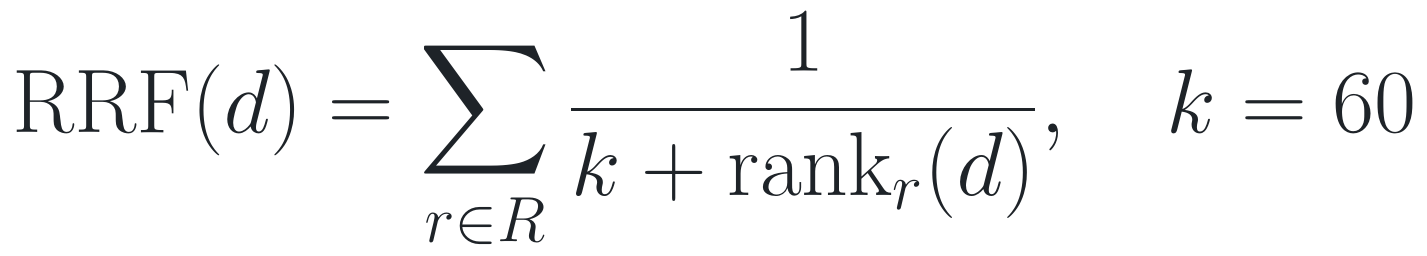
#> input picture equations/eq01_rrf@3x.png, 1427 x 256 px; its folder holds only this picture in this run
$ python -i figures.py   (imports and definitions only)
#> lines starting #> are read from the running program, lines starting #| are printed output that depends on the picture; after the words box and inside, x2 and y2 are one past the last pixel; in counts of white or black regions, pixels touching at a corner belong together
### deckbuild/papers.py
"""Paper registry, PDF download, arXiv title/license verification.

Every network step degrades gracefully: when arxiv.org is unreachable the
registry's `offline` fields (verified by web search on 2026-09-23) are used and
the paper is marked "PDF not available" so downstream steps insert placeholders
instead of figures and flag numbers as not page-verified.
"""
from __future__ import annotations

import html
import json
import re
import shutil
import subprocess
import urllib.error
import urllib.request
from dataclasses import dataclass, field, asdict
from pathlib import Path

ROOT = Path(__file__).resolve().parent.parent
PAPERS = ROOT / "papers"
UA = {"User-Agent": "fashion-search-deck-builder/1.0 (research deck; contact repo owner)"}


@dataclass
class Paper:
    key: str
    arxiv: str | None          # None for the local RSA manuscript
    expected_title: str
    short: str                 # short name for the reading list
    authors: str               # "Surname et al." as confirmed by title search
    year: int
    # What figure to take and how to find it (caption keywords, in priority order).
    want: str
    labels: list[str] = field(default_factory=list)      # explicit labels, e.g. ["Figure 1"]
    keywords: list[str] = field(default_factory=list)    # caption keywords if no label known
    id_note: str = ""          # ID corrections found during verification
    front: str = ""            # research front (section) this paper belongs to
    alt_pdf: str = ""          # non-arXiv PDF URL tried if arXiv fails (e.g. ACL Anthology)
    # Filled at run time
    title: str = ""
    title_source: str = ""
    license: str = "unknown"
    license_url: str = ""
    license_source: str = ""
    pdf: str = ""
    pdf_status: str = ""

    @property
    def cite(self) -> str:
        return f"{self.authors} ({self.year})"

    @property
    def abs_url(self) -> str:
        return f"https://arxiv.org/abs/{self.arxiv}" if self.arxiv else ""


REGISTRY: list[Paper] = [
    Paper("rsa", None,
          "Random Semantic Algebra: Compiling Latent Search Predicates over Low-Bit Substrates",
          "RSA: Compiled Semantic Predicates for ANN Search", "Al-Shater", 2026,
          "compiled semantic execution pipeline; candidate-budget frontier; live predicates inside HNSW",
          labels=["Figure 1", "Figure 4", "Table 7"]),
    Paper("acorn", "2403.04871",
          "ACORN: Performant and Predicate-Agnostic Search Over Vector Embeddings and Structured Data",
          "ACORN", "Patel et al.", 2024,
          "predicate-agnostic search / two-hop neighbor expansion, or recall vs. selectivity",
          keywords=["predicate subgraph", "two-hop", "neighbor expansion", "selectivity", "ACORN"]),
    Paper("curator", "2601.01291",
          "Curator: Efficient Vector Search with Low-Selectivity Filters",
          "Curator", "Jin et al.", 2026, "method overview",
          keywords=["overview", "architecture", "Curator", "index", "partition"]),
    Paper("favor", "2605.07770",
          "FAVOR: Efficient Filter-Agnostic Vector ANNS Based on Selectivity-Aware Exclusion Distances",
          "FAVOR", "Song et al.", 2026, "method overview",
          keywords=["overview", "framework", "FAVOR", "exclusion distance", "workflow"],
          id_note="No ID in brief; found by title search: 2605.07770"),
    Paper("ema", "2606.00734",
          "EMA: Approximate Nearest Neighbor Search with General Attribute Filtering and Dynamic Updates",
          "EMA", "EMA authors", 2026, "method overview",
          keywords=["overview", "framework", "EMA", "architecture", "index"],
          id_note="No ID in brief; found by title search: 2606.00734 (first author not visible in search results)"),
    Paper("fann_bench", "2507.21989",
          "Benchmarking Filtered Approximate Nearest Neighbor Search Algorithms on Transformer-based Embedding Vectors",
          "Filtered-ANN benchmark", "Iff et al.", 2025, "benchmark overview",
          keywords=["overview", "benchmark", "selectivity", "QPS"]),
    Paper("nevir_repro", "2502.13506",
          "Reproducing NevIR: Negation in Neural Information Retrieval",
          "Reproducing NevIR", "van den Elsen et al.", 2025,
          "main results showing negation performance",
          keywords=["pairwise accuracy", "NevIR", "results", "negation", "random"]),
    Paper("esens", "2608.30130",
          "E-SENS: Exclusion-Sensitive Penalization for Negative-Constraint Retrieval",
          "E-SENS", "Kim et al.", 2026, "method overview (query decomposition and trap penalty)",
          keywords=["overview", "trap", "decompos", "E-SENS", "framework"]),
    Paper("sae_embed", "2512.10092",
          "Interpretable Embeddings with Sparse Autoencoders: A Data Analysis Toolkit",
          "SAE embeddings toolkit", "Jiang et al.", 2025,
          "Figure 1: converting documents into interpretable SAE embeddings",
          labels=["Figure 1"], keywords=["SAE", "interpretable", "embedding"]),
    Paper("sae_dense", "2506.00041",
          "Decoding Dense Embeddings: Sparse Autoencoders for Interpreting and Discretizing Dense Retrieval",
          "Decoding dense embeddings (CL-SR)", "Park et al.", 2025, "method overview",
          keywords=["overview", "CL-SR", "framework", "sparse autoencoder", "pipeline"]),
    Paper("fashioniq", "1905.12794",
          "Fashion IQ: A New Dataset Towards Retrieving Images by Natural Language Feedback",
          "Fashion IQ", "Wu et al.", 2019,
          "dataset examples (reference image, relative caption, target image)",
          keywords=["example", "relative caption", "reference", "target", "dataset"]),
    Paper("cmr_survey", "2503.01334",
          "Composed Multi-modal Retrieval: A Survey of Approaches and Applications",
          "Composed multi-modal retrieval survey", "Zhang et al.", 2025, "taxonomy",
          keywords=["taxonomy", "overview", "composed"]),
    Paper("facap", "2507.07135",
          "FACap: A Large-Scale Fashion Dataset for Fine-Grained Composed Image Retrieval",
          "FACap", "Gardères et al.", 2025, "dataset examples",
          keywords=["example", "FACap", "dataset", "caption"]),
    Paper("cqsid", "2605.14434",
          "Efficient Generative Retrieval for E-commerce Search with Semantic Cluster IDs and Expert-Guided RL",
          "CQ-SID (Tmall)", "Tmall authors", 2026, "framework / architecture overview",
          keywords=["overview", "framework", "architecture", "semantic ID", "pipeline"],
          id_note="Brief gave no title; arXiv title confirmed by search"),
    Paper("onesearch", "2509.03236",
          "OneSearch: A Preliminary Exploration of the Unified End-to-End Generative Framework for E-commerce Search",
          "OneSearch (Kuaishou)", "Kuaishou authors", 2025, "framework / architecture overview",
          keywords=["overview", "framework", "OneSearch", "architecture"],
          id_note="Brief gave a description; arXiv title confirmed by search"),
    Paper("genfacet", "2603.19665",
          "GenFacet: End-to-End Generative Faceted Search via Multi-Task Preference Alignment in E-Commerce",
          "GenFacet (JD.com)", "Zhai et al.", 2026, "framework overview",
          keywords=["overview", "framework", "GenFacet", "architecture"]),
    Paper("casedriven", "2605.05991",
          "A Case-Driven Multi-Agent Framework for E-Commerce Search Relevance",
          "Case-driven multi-agent relevance", "ByteDance Global E-Commerce Search Relevance Team", 2026,
          "framework overview",
          keywords=["overview", "framework", "agent", "architecture"]),
]
BY_KEY = {p.key: p for p in REGISTRY}

# ---- second batch (user's reading list, 2026-09-23); IDs/titles confirmed by title search ----
_NEW = [
    ("attr_survey", "2508.16263", "Attribute Filtering in Approximate Nearest Neighbor Search: An In-depth Experimental Study",
     "Attribute-filtering study", "Li et al.", 2025, "filtered_ann"),
    ("fann_sys", "2602.11443", "Filtered Approximate Nearest Neighbor Search in Vector Databases: System Design and Performance Analysis",
     "Filtered ANN in vector DBs", "Amanbayev et al.", 2026, "filtered_ann"),
    ("excise", "2608.05497", "EXCISE: Query-Side Exclusion for Late-Interaction Retrieval",
     "EXCISE", "Ali et al.", 2026, "negation"),
    ("neg_taxonomy", "2507.22337", "A Comprehensive Taxonomy of Negation for NLP and Neural Retrievers",
     "Negation taxonomy", "Petcu et al.", 2025, "negation"),
    ("promptriever", "2409.11136", "Promptriever: Instruction-Trained Retrievers Can Be Prompted Like Language Models",
     "Promptriever", "Weller et al.", 2024, "negation"),
    ("mfollowir", "2501.19264", "mFollowIR: a Multilingual Benchmark for Instruction Following in Retrieval",
     "mFollowIR (ECIR '25)", "Weller et al.", 2025, "negation"),
    ("sae_splade", "2604.21511", "From Tokens to Concepts: Leveraging SAE for SPLADE",
     "SAE for SPLADE", "Zong et al.", 2026, "sae"),
    ("xetrieval", "2605.29507", "Xetrieval: Mechanistically Explaining Dense Retrieval",
     "Xetrieval", "Cai et al.", 2026, "sae"),
    ("fashionmv", "2604.10297", "FashionMV: Product-Level Composed Image Retrieval with Multi-View Fashion Data",
     "FashionMV", "Yuan et al.", 2026, "cir"),
    ("fire_cir", "2604.09114", "FIRE-CIR: Fine-grained Reasoning for Composed Fashion Image Retrieval",
     "FIRE-CIR (CVPR '26)", "Gardères et al.", 2026, "cir"),
    ("zs_cir", "2506.06602", "Zero Shot Composed Image Retrieval",
     "Zero-shot CIR", "Kakarla et al.", 2025, "cir"),
    ("onesearch_v2", "2603.24422", "OneSearch-V2: The Latent Reasoning Enhanced Self-distillation Generative Search Framework",
     "OneSearch-V2 (Kuaishou)", "Chen et al.", 2026, "genret"),
    ("varg", "2609.14493", "VARG: Value-Aware and Ranking-Aligned Generative Retrieval for Dynamic E-commerce Search",
     "VARG (Tmall)", "Chu et al.", 2026, "genret"),
    ("forge", "2509.20904", "FORGE: Forming Semantic Identifiers for Generative Retrieval in Industrial Datasets",
     "FORGE", "Fu et al.", 2025, "genret"),
    ("conv_semsearch", "2601.16492", "LLM-based Semantic Search for Conversational Queries in E-commerce",
     "Conversational semantic search", "Siddiqui et al.", 2026, "production"),
    ("beyond_rel", "2609.23646", "Beyond Relevance: Structured Semantic Supervision for Product Search with LLM-Augmented Annotations",
     "Beyond Relevance", "Koushik et al.", 2026, "production"),
    ("conv_rec", "2608.27006", "Conversational Recommendation over Live E-Commerce Catalogues with Self-Refreshing Retrieval",
     "Live-catalogue conv. rec.", "Kapetanovic et al.", 2026, "production"),
]
FRONT_OF = {
    "acorn": "filtered_ann", "curator": "filtered_ann", "fann_bench": "filtered_ann", "favor": "filtered_ann",
    "ema": "filtered_ann", "nevir_repro": "negation", "esens": "negation", "sae_embed": "sae", "sae_dense": "sae",
    "fashioniq": "cir", "cmr_survey": "cir", "facap": "cir", "cqsid": "genret", "onesearch": "genret",
    "genfacet": "production", "casedriven": "production",
}
for key, aid, title, short, authors, year, front in _NEW:
    REGISTRY.append(Paper(key, aid, title, short, authors, year, "method overview; main results",
                          keywords=["overview", "framework", "architecture", "pipeline", "illustration"],
                          front=front))
for p in REGISTRY:
    p.front = p.front or FRONT_OF.get(p.key, "")
#> further down, picture is the input picture: PIL image 1427x256 RGBA; mean R, G, B, A 242.3, 242.6, 242.9, 11.5
BY_KEY["sae_dense"].alt_pdf = "https://aclanthology.org/2025.emnlp-main.1345.pdf"
BY_KEY["ema"].authors = "EMA authors"
BY_KEY.update({p.key: p for p in REGISTRY})

# Sources cited but not given their own slides (not papers).
SOURCES = [
    ("pith.science citation list for FAVOR / EMA", "https://pith.science/citations/1389e938-16cc-45bd-9734-e5b7e409312b"),
    ("Voxel51: Composed image retrieval at CVPR 2025", "https://voxel51.com/blog/composed-image-retrieval-at-cvpr-2025"),
    ("LLMSearchRecommender compendium", "https://github.com/alopatenko/LLMSearchRecommender"),
    ("interp_embed code (Jiang et al.)", "https://github.com/nickjiang2378/interp_embed"),
]

# Titles as confirmed by arXiv title search (web search results pointing at the
# arxiv.org/abs page) on 2026-09-23, used when arxiv.org itself is unreachable.
OFFLINE_TITLES = {
    "acorn": "ACORN: Performant and Predicate-Agnostic Search Over Vector Embeddings and Structured Data",
    "curator": "Curator: Efficient Vector Search with Low-Selectivity Filters",
    "favor": "FAVOR: Efficient Filter-Agnostic Vector ANNS Based on Selectivity-Aware Exclusion Distances",
    "ema": "EMA: Approximate Nearest Neighbor Search with General Attribute Filtering and Dynamic Updates",
    "fann_bench": "Benchmarking Filtered Approximate Nearest Neighbor Search Algorithms on Transformer-based Embedding Vectors",
    "nevir_repro": "Reproducing NevIR: Negation in Neural Information Retrieval",
    "esens": "E-SENS: Exclusion-Sensitive Penalization for Negative-Constraint Retrieval",
    "sae_embed": "Interpretable Embeddings with Sparse Autoencoders: A Data Analysis Toolkit",
    "sae_dense": "Decoding Dense Embeddings: Sparse Autoencoders for Interpreting and Discretizing Dense Retrieval",
    "fashioniq": "Fashion IQ: A New Dataset Towards Retrieving Images by Natural Language Feedback",
    "cmr_survey": "Composed Multi-modal Retrieval: A Survey of Approaches and Applications",
    "facap": "FACap: A Large-scale Fashion Dataset for Fine-grained Composed Image Retrieval",
    "cqsid": "Efficient Generative Retrieval for E-commerce Search with Semantic Cluster IDs and Expert-Guided RL",
    "onesearch": "OneSearch: A Preliminary Exploration of the Unified End-to-End Generative Framework for E-commerce Search",
    "genfacet": "GenFacet: End-to-End Generative Faceted Search via Multi-Task Preference Alignment in E-Commerce",
    "casedriven": "A Case-Driven Multi-Agent Framework for E-Commerce Search Relevance",
    **{k: t for k, _, t, *_ in _NEW},
}

LICENSE_NAMES = {
    "creativecommons.org/licenses/by/": "CC BY",
    "creativecommons.org/licenses/by-sa/": "CC BY-SA",
    "creativecommons.org/licenses/by-nc-sa/": "CC BY-NC-SA",
    "creativecommons.org/licenses/by-nc-nd/": "CC BY-NC-ND",
    "creativecommons.org/licenses/by-nc/": "CC BY-NC",
    "creativecommons.org/licenses/by-nd/": "CC BY-ND",
    "creativecommons.org/publicdomain/zero/": "CC0",
    "arxiv.org/licenses/nonexclusive-distrib/": "arXiv non-exclusive license",
}
FREE_LICENSES = {"CC BY", "CC BY-SA", "CC0", "author's own"}


# [4 lines left out: function _get, not called in this run]


def _norm(t: str) -> str:
    return re.sub(r"[^a-z0-9]+", " ", t.lower()).strip()


def titles_match(a: str, b: str) -> bool:
    return _norm(a) == _norm(b)


# [106 lines left out: functions parse_abs_page, ensure_rsa_pdf, fetch, fetch_all, not called in this run]


def is_free(p: Paper) -> bool:
    return p.license in FREE_LICENSES

### deckbuild/figures.py
"""Caption-anchored figure/table extraction with PyMuPDF.

For each caption block (``^(Figure|Fig.)\\s*N`` or ``^Table\\s*N``):
  * figures: region = union of image + vector-drawing boxes between the caption
    and the previous body-text paragraph above it (falls back to below the
    caption for papers that caption on top);
  * tables: region = rules + text rows between the caption and the next body
    paragraph below it (falls back to above).
The region is rendered at 4x zoom and whitespace-trimmed. Crops are never
altered beyond cropping and scaling.
"""
from __future__ import annotations

import csv
import html
import re
from dataclasses import dataclass
from pathlib import Path

import pymupdf
from PIL import Image, ImageChops

from .papers import Paper

CAP_RE = re.compile(r"^(Figure|Fig\.)\s*(\d+)\s*[:.|]?", re.I)
TAB_RE = re.compile(r"^(Table)\s*(\d+)\s*[:.|]?", re.I)
ZOOM = 4


@dataclass
class Candidate:
    paper: str
    kind: str          # "fig" | "tab"
    number: int
    page: int          # 1-based
    caption: str
    rect: tuple
    file: str = ""
    score: float = 0.0
    selected: bool = False
    flag: str = ""

    @property
    def label(self) -> str:
        return f"{'Figure' if self.kind == 'fig' else 'Table'} {self.number}"


# [52 lines left out: functions _is_caption_block, _body_paragraphs, _column_span, _running_margins, not called in this run]


MARGINS = (0.0, 1e9)


# [80 lines left out: functions _graphics, _region, not called in this run]


def _trim(img: Image.Image, pad: int = 12) -> Image.Image:
#> called with pad = 12
    rgb = img.convert("RGB")
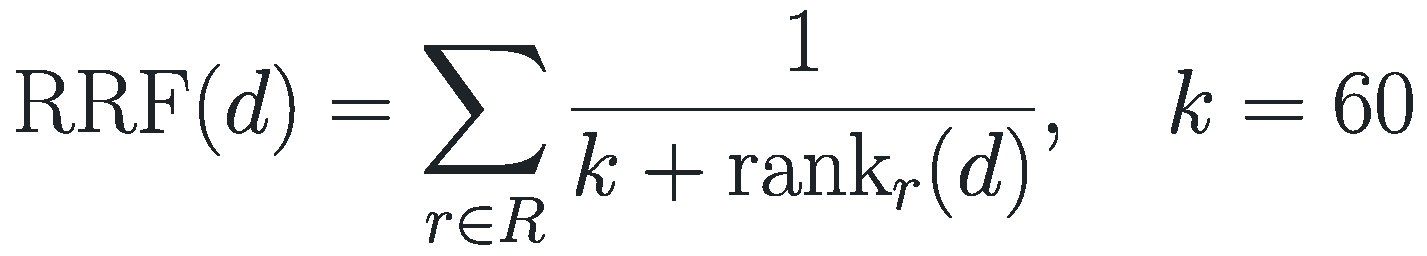
#> rgb: PIL image 1427x256 RGB; mean R, G, B 242.3, 242.6, 242.9
    bg = Image.new("RGB", rgb.size, (255, 255, 255))
#> bg: PIL image 1427x256 RGB; every value is 255
    diff = ImageChops.difference(rgb, bg).convert("L").point(lambda v: 255 if v > 12 else 0)
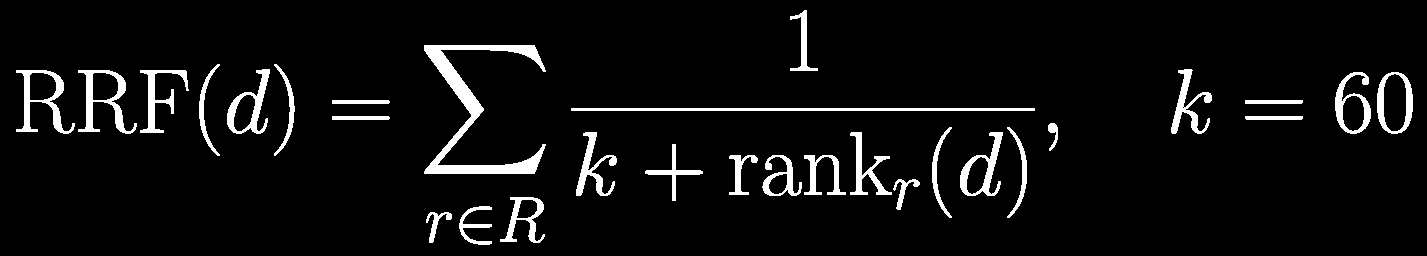
#> diff: PIL image 1427x256 L; 5.7% white; 30 white regions, largest, box (x1, y1, x2, y2) and area: (424, 45, 546, 174) 3536, (571, 108, 1035, 111) 1392, (78, 70, 137, 134) 1111
    box = diff.getbbox()
#> box = (16, 10, 1413, 245)
    if not box:
        return img
    l, t, r, b = box
#> l = 16; t = 10; r = 1413; b = 245
    return img.crop((max(0, l - pad), max(0, t - pad), min(img.width, r + pad), min(img.height, b + pad)))
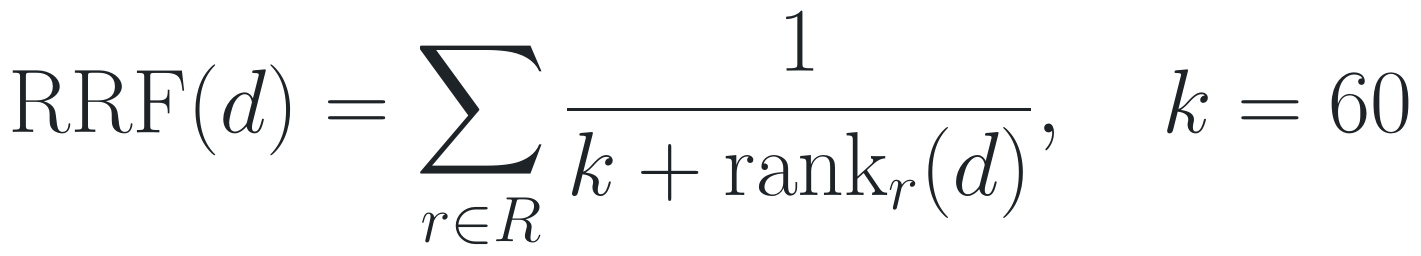
#> returned value: PIL image 1421x256 RGBA; mean R, G, B, A 242.2, 242.5, 242.8, 11.6; transparent parts drawn white


# [62 lines left out: functions extract, _select, not called in this run]


MANIFEST_COLS = ["paper", "arxiv_id", "figure_label", "page", "caption_text", "license", "license_url", "file"]


# [37 lines left out: functions write_manifest, contact_sheet, not called in this run]

>>> from PIL import Image
>>> picture = Image.open('../equations/eq01_rrf@3x.png')
>>> result = _trim(picture)

$ run again, on equations/eq02_gam@3x.png
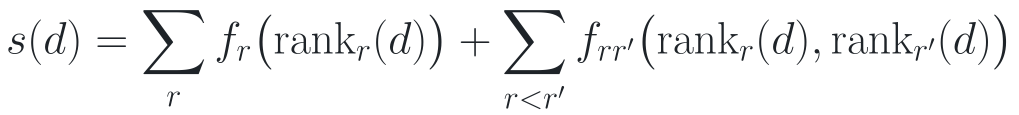
#> input picture equations/eq02_gam@3x.png, 2038 x 230 px (shown at 1/2 size)
#> picture is the input picture: PIL image 2038x230 RGBA; mean R, G, B, A 240.7, 241, 241.3, 12.7
#> bg: PIL image 2038x230 RGB; every value is 255
#> in _trim, `diff = ImageChops.difference(rgb, bg).convert("L").point(lambda v: 255..`:
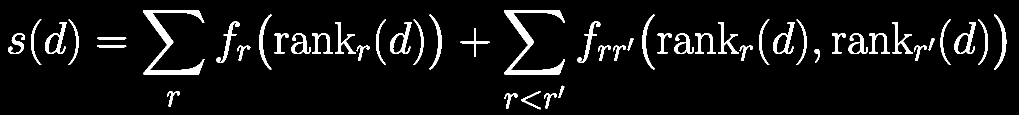
#> diff: PIL image 2038x230 L (shown at 1/2 size); 6.4% white; 50 white regions, largest, box (x1, y1, x2, y2) and area: (286, 20, 409, 149) 3535, (1008, 20, 1130, 149) 3534, (780, 44, 823, 108) 879
#> box = (16, 20, 2013, 219)
#> l = 16; t = 20; r = 2013; b = 219
#> in _trim, `return img.crop((max(0, l - pad), max(0, t - pad), min(img.width, r + ..`:
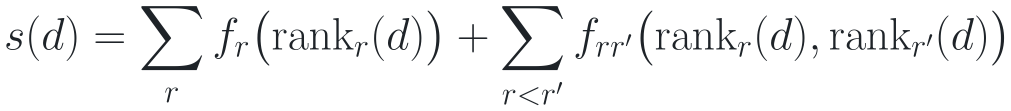
#> returned value: PIL image 2021x222 RGBA (shown at 1/2 size); mean R, G, B, A 240, 240.4, 240.7, 13.3; transparent parts drawn white

$ run again, on equations/eq03_calibration@3x.png
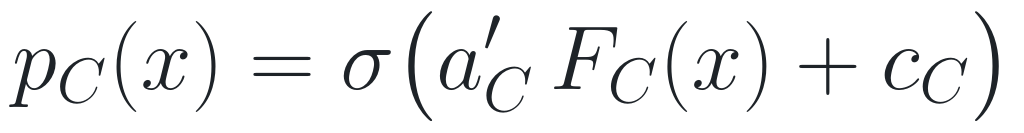
#> input picture equations/eq03_calibration@3x.png, 1024 x 133 px
#> picture is the input picture: PIL image 1024x133 RGBA; mean R, G, B, A 236.5, 236.9, 237.3, 15.7
#> bg: PIL image 1024x133 RGB; every value is 255
#> in _trim, `diff = ImageChops.difference(rgb, bg).convert("L").point(lambda v: 255..`:
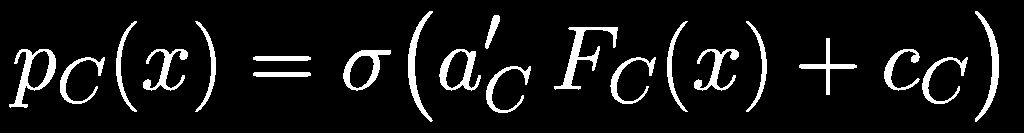
#> diff: PIL image 1024x133 L; 8.2% white; 21 white regions, largest, box (x1, y1, x2, y2) and area: (554, 27, 618, 90) 934, (9, 49, 56, 108) 859, (408, 11, 433, 122) 707
#> box = (9, 11, 999, 122)
#> l = 9; t = 11; r = 999; b = 122
#> in _trim, `return img.crop((max(0, l - pad), max(0, t - pad), min(img.width, r + ..`:
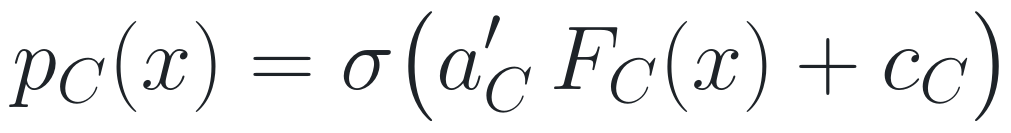
#> returned value: PIL image 1011x133 RGBA; mean R, G, B, A 236.3, 236.7, 237.1, 15.9; transparent parts drawn white

$ run again, on equations/eq04_composition@3x.png
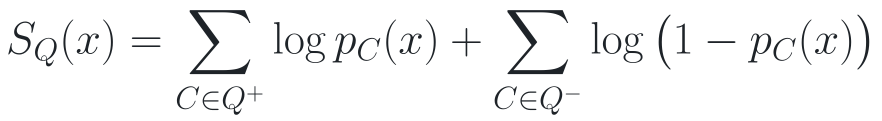
#> input picture equations/eq04_composition@3x.png, 1764 x 242 px (shown at 1/2 size)
#> picture is the input picture: PIL image 1764x242 RGBA; mean R, G, B, A 241.3, 241.6, 241.9, 12.1
#> bg: PIL image 1764x242 RGB; every value is 255
#> in _trim, `diff = ImageChops.difference(rgb, bg).convert("L").point(lambda v: 255..`:
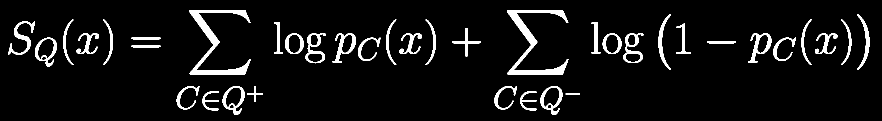
#> diff: PIL image 1764x242 L (shown at 1/2 size); 6.1% white; 38 white regions, largest, box (x1, y1, x2, y2) and area: (1014, 20, 1137, 149) 3537, (379, 20, 501, 149) 3531, (16, 43, 70, 110) 920
#> box = (16, 20, 1739, 230)
#> l = 16; t = 20; r = 1739; b = 230
#> in _trim, `return img.crop((max(0, l - pad), max(0, t - pad), min(img.width, r + ..`:
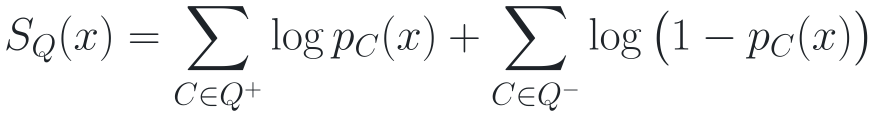
#> returned value: PIL image 1747x234 RGBA (shown at 1/2 size); mean R, G, B, A 240.7, 241, 241.3, 12.6; transparent parts drawn white
